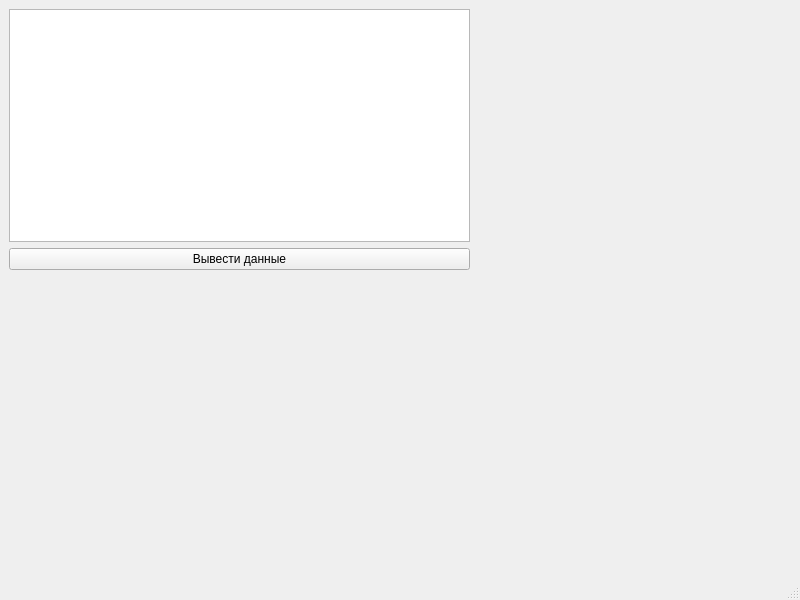
<?xml version="1.0" encoding="UTF-8"?>
<ui version="4.0">
 <class>MainWindow</class>
 <widget class="QMainWindow" name="MainWindow">
  <property name="geometry">
   <rect>
    <x>0</x>
    <y>0</y>
    <width>800</width>
    <height>600</height>
   </rect>
  </property>
  <property name="windowTitle">
   <string>Главное окно</string>
  </property>
  <widget class="QWidget" name="centralwidget">
   <widget class="QWidget" name="verticalLayoutWidget">
    <property name="geometry">
     <rect>
      <x>9</x>
      <y>9</y>
      <width>461</width>
      <height>261</height>
     </rect>
    </property>
    <layout class="QVBoxLayout" name="verticalLayout">
     <item>
      <widget class="QTableView" name="tableView"/>
     </item>
     <item>
      <widget class="QPushButton" name="pushButton">
       <property name="text">
        <string>Вывести данные</string>
       </property>
      </widget>
     </item>
    </layout>
   </widget>
  </widget>
  <widget class="QStatusBar" name="statusbar"/>
 </widget>
 <resources/>
 <connections/>
</ui>
